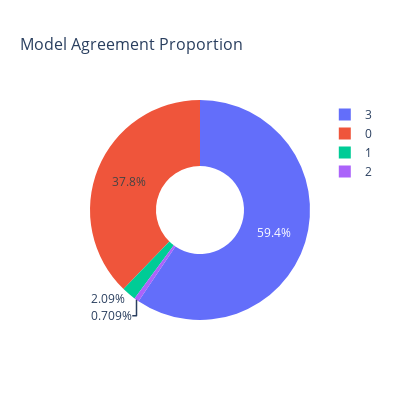

Notebook code cell kept with this figure:
### Markdown cell above
### Model Agreement Proportion

### Code cell
import plotly.express as px

agreement_counts = interactive_df["agreement"].value_counts().sort_index()

fig = px.pie(
    names=agreement_counts.index,
    values=agreement_counts.values,
    title="Model Agreement Proportion",
    hole=0.4
)

# Make the figure smaller
fig.update_layout(
    width=400,
    height=400,
    title_font_size=16
)
fig.write_html(BASE_DIR / "reports/model_agreement_pie_chart.html", include_plotlyjs="cdn")
display(fig)

### Figure 1 — Plotly figure (JSON) as saved in the notebook; plotly's stock layout.template omitted (floating-point values rounded to 4 significant figures)
{"data": [{"domain": {"x": [0, 1], "y": [0, 1]}, "hole": 0.4, "hovertemplate": "label=%{label}<br>value=%{value}<extra></extra>", "labels": [0, 1, 2, 3], "legendgroup": "", "name": "", "showlegend": true, "type": "pie", "values": [5329, 295, 100, 8388]}], "layout": {"height": 400, "legend": {"tracegroupgap": 0}, "title": {"font": {"size": 16}, "text": "Model Agreement Proportion"}, "width": 400}}
